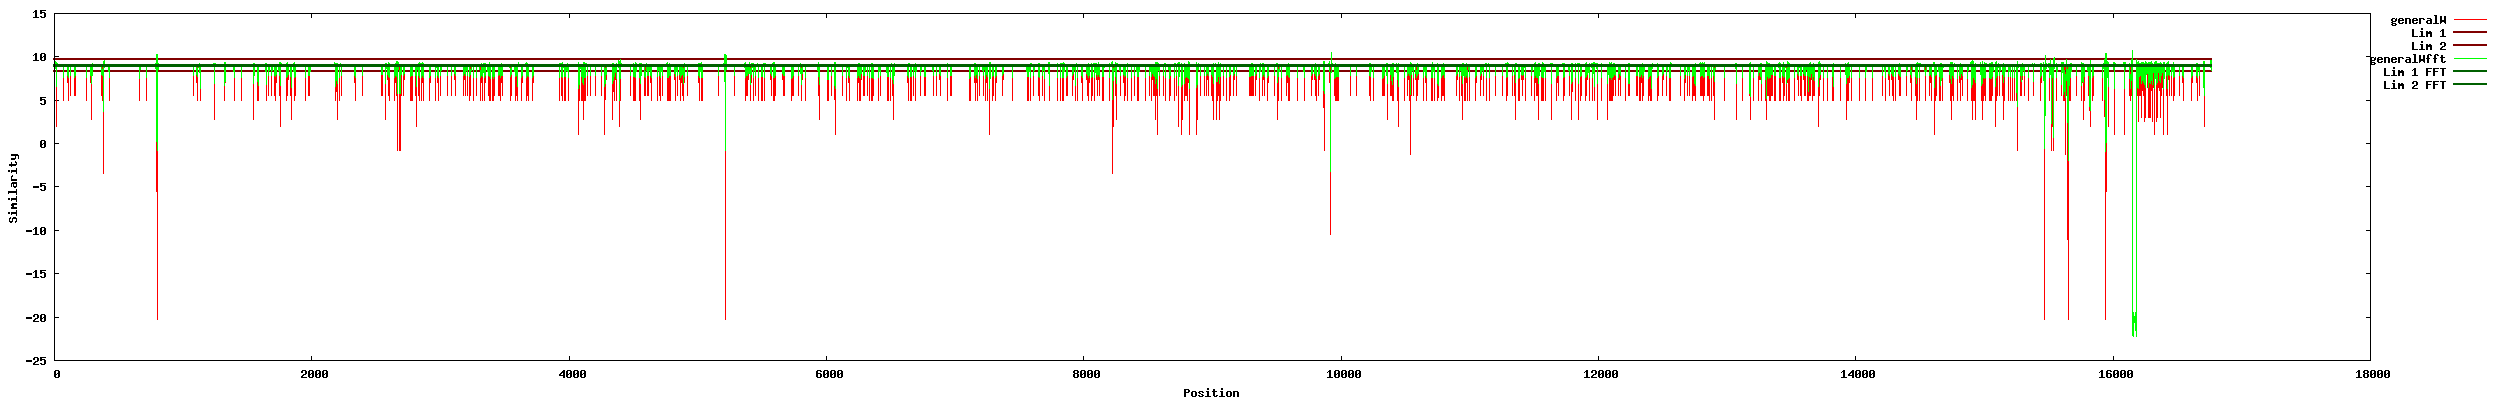

This chart was generated by the following gnuplot code:
set term png size 2500,400
set key right top outside
set output "/srv/www/htdocs/alignminer/tmpdata/1210697813344/graphs/generalW.png"
set xlabel "Position" 
set ylabel "Similarity" 
plot  "/srv/www/htdocs/alignminer/tmpdata/1210697813344/data/generalW.data" using 1:2 title 'generalW' with lines lc rgb "red" , 8.2593252629243 title 'Lim 1' with lines lw 2 lc rgb "dark-red" , 9.7406747370757 title 'Lim 2' with lines lw 2 lc rgb "dark-red" , "/srv/www/htdocs/alignminer/tmpdata/1210697813344/data/generalWfft.data" using 1:2 title 'generalWfft' with lines lc rgb "green" , 8.94670349190944 title 'Lim 1 FFT' with lines lw 2 lc rgb "dark-green" , 9.05329650809056 title 'Lim 2 FFT' with lines lw 2 lc rgb "dark-green"
quit
